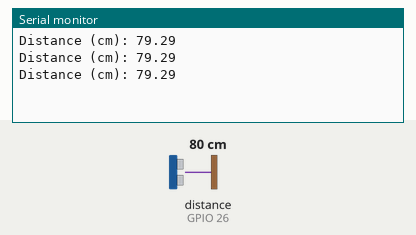
This sketch was run on a simulated ESP32. Shown: the last lines printed to the serial monitor. Wiring (inferred from the names in the program): ultrasonic range finder: trigger GPIO 25; echo GPIO 26. The inputs (shaded band) are chosen by the test bench; at power-on: distance to the obstacle (sensor on GPIO 26) 80 cm. The echo pulse lasts 58.3 µs per cm.

Above: at 1.3 s.
1.4 s: distance to the obstacle (sensor on GPIO 26) set to 2 cm
At 1.9 s:
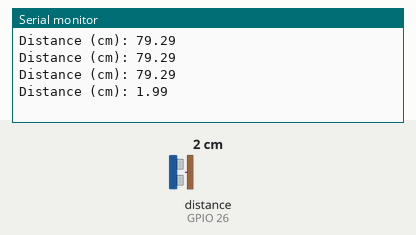
2.9 s: distance to the obstacle (sensor on GPIO 26) set to 4 cm
At 3.4 s:
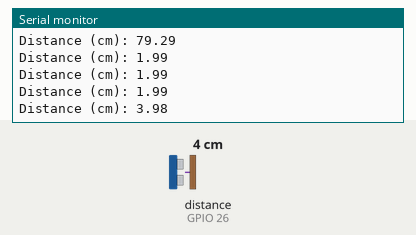
Timing chart, 0 to 5.9 s (numbered marks = the images above; inputs shaded):
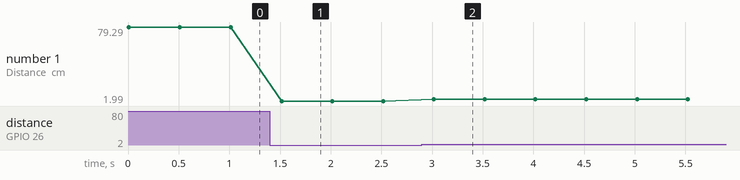

Measured:
- after the input at 1.4 s, the serial monitor: prints a new line after 0.12 s (image 1)
- after the input at 2.9 s, the serial monitor: prints a new line after 0.12 s (image 2)
- plotted number 1: 79.29 → 1.99 after the input at 1.4 s, 1.99 → 3.98 after the input at 2.9 s

The sketch:

ultrasonic_working.ino
```cpp
// Define pins
const int trigPin = 25;
const int echoPin = 26;

// Define sound velocity in cm/uS
#define SOUND_VELOCITY 0.034

void setup() {
  Serial.begin(115200); // Start serial communication
  pinMode(trigPin, OUTPUT); // Sets the trigPin as an Output
  pinMode(echoPin, INPUT);  // Sets the echoPin as an Input
}

void loop() {
  // Clear the trigPin
  digitalWrite(trigPin, LOW);
  delayMicroseconds(2);

  // Set the trigPin on HIGH state for 10 micro seconds
  digitalWrite(trigPin, HIGH);
  delayMicroseconds(10);
  digitalWrite(trigPin, LOW);

  // Reads the echoPin, returns the sound wave travel time in microseconds
  long duration = pulseIn(echoPin, HIGH);

  // Calculate the distance
  // Formula: Distance = (Time * Speed of Sound) / 2
  float distanceCm = duration * SOUND_VELOCITY / 2;

  // Prints the distance on the Serial Monitor
  Serial.print("Distance (cm): ");
  Serial.println(distanceCm);

  delay(500); // Wait half a second before next reading
}
```
